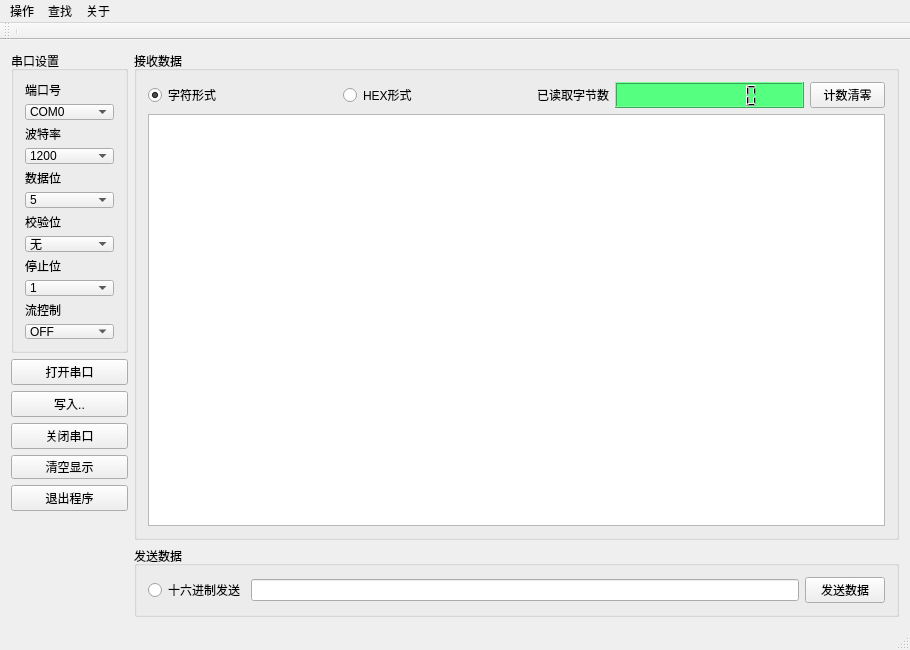
<?xml version="1.0" encoding="UTF-8"?>
<ui version="4.0">
 <class>MainWindow</class>
 <widget class="QMainWindow" name="MainWindow">
  <property name="geometry">
   <rect>
    <x>0</x>
    <y>0</y>
    <width>910</width>
    <height>650</height>
   </rect>
  </property>
  <property name="sizePolicy">
   <sizepolicy hsizetype="Fixed" vsizetype="Fixed">
    <horstretch>0</horstretch>
    <verstretch>0</verstretch>
   </sizepolicy>
  </property>
  <property name="minimumSize">
   <size>
    <width>910</width>
    <height>650</height>
   </size>
  </property>
  <property name="maximumSize">
   <size>
    <width>910</width>
    <height>650</height>
   </size>
  </property>
  <property name="windowTitle">
   <string>WinCom</string>
  </property>
  <property name="windowIcon">
   <iconset resource="resource.qrc">
    <normaloff>:/icon/resource/wincom.ICO</normaloff>:/icon/resource/wincom.ICO</iconset>
  </property>
  <widget class="QWidget" name="centralWidget">
   <layout class="QGridLayout" name="gridLayout_4">
    <item row="0" column="0">
     <layout class="QVBoxLayout" name="verticalLayout">
      <item>
       <widget class="QGroupBox" name="groupBox">
        <property name="sizePolicy">
         <sizepolicy hsizetype="Fixed" vsizetype="Preferred">
          <horstretch>0</horstretch>
          <verstretch>0</verstretch>
         </sizepolicy>
        </property>
        <property name="font">
         <font>
          <weight>50</weight>
          <bold>false</bold>
         </font>
        </property>
        <property name="title">
         <string>串口设置</string>
        </property>
        <layout class="QGridLayout" name="gridLayout">
         <item row="11" column="0">
          <widget class="QComboBox" name="flowControlComboBox">
           <item>
            <property name="text">
             <string>OFF</string>
            </property>
           </item>
           <item>
            <property name="text">
             <string>HW_CTRL</string>
            </property>
           </item>
           <item>
            <property name="text">
             <string>SW_CTRL</string>
            </property>
           </item>
          </widget>
         </item>
         <item row="0" column="0">
          <widget class="QLabel" name="label_port">
           <property name="maximumSize">
            <size>
             <width>16777215</width>
             <height>20</height>
            </size>
           </property>
           <property name="text">
            <string>端口号</string>
           </property>
          </widget>
         </item>
         <item row="1" column="0">
          <widget class="QComboBox" name="portNameComboBox">
           <item>
            <property name="text">
             <string>COM0</string>
            </property>
           </item>
           <item>
            <property name="text">
             <string>COM1</string>
            </property>
           </item>
           <item>
            <property name="text">
             <string>COM2</string>
            </property>
           </item>
           <item>
            <property name="text">
             <string>COM3</string>
            </property>
           </item>
           <item>
            <property name="text">
             <string>COM4</string>
            </property>
           </item>
           <item>
            <property name="text">
             <string>COM5</string>
            </property>
           </item>
           <item>
            <property name="text">
             <string>COM6</string>
            </property>
           </item>
           <item>
            <property name="text">
             <string>COM7</string>
            </property>
           </item>
           <item>
            <property name="text">
             <string>COM8</string>
            </property>
           </item>
           <item>
            <property name="text">
             <string>COM9</string>
            </property>
           </item>
           <item>
            <property name="text">
             <string>COM10</string>
            </property>
           </item>
           <item>
            <property name="text">
             <string>COM11</string>
            </property>
           </item>
           <item>
            <property name="text">
             <string>COM12</string>
            </property>
           </item>
           <item>
            <property name="text">
             <string>COM13</string>
            </property>
           </item>
           <item>
            <property name="text">
             <string>COM14</string>
            </property>
           </item>
           <item>
            <property name="text">
             <string>COM15</string>
            </property>
           </item>
          </widget>
         </item>
         <item row="2" column="0">
          <widget class="QLabel" name="label_baudrate">
           <property name="maximumSize">
            <size>
             <width>16777215</width>
             <height>20</height>
            </size>
           </property>
           <property name="text">
            <string>波特率</string>
           </property>
          </widget>
         </item>
         <item row="3" column="0">
          <widget class="QComboBox" name="baudRateComboBox">
           <property name="currentText">
            <string>9600</string>
           </property>
           <item>
            <property name="text">
             <string>1200</string>
            </property>
           </item>
           <item>
            <property name="text">
             <string>2400</string>
            </property>
           </item>
           <item>
            <property name="text">
             <string>4800</string>
            </property>
           </item>
           <item>
            <property name="text">
             <string>9600</string>
            </property>
           </item>
           <item>
            <property name="text">
             <string>19200</string>
            </property>
           </item>
           <item>
            <property name="text">
             <string>38400</string>
            </property>
           </item>
           <item>
            <property name="text">
             <string>57600</string>
            </property>
           </item>
           <item>
            <property name="text">
             <string>115200</string>
            </property>
           </item>
          </widget>
         </item>
         <item row="4" column="0">
          <widget class="QLabel" name="label_databits">
           <property name="maximumSize">
            <size>
             <width>16777215</width>
             <height>20</height>
            </size>
           </property>
           <property name="text">
            <string>数据位</string>
           </property>
          </widget>
         </item>
         <item row="5" column="0">
          <widget class="QComboBox" name="dataBitsComboBox">
           <property name="currentText">
            <string>8</string>
           </property>
           <item>
            <property name="text">
             <string>5</string>
            </property>
           </item>
           <item>
            <property name="text">
             <string>6</string>
            </property>
           </item>
           <item>
            <property name="text">
             <string>7</string>
            </property>
           </item>
           <item>
            <property name="text">
             <string>8</string>
            </property>
           </item>
          </widget>
         </item>
         <item row="6" column="0">
          <widget class="QLabel" name="label_parity">
           <property name="maximumSize">
            <size>
             <width>16777215</width>
             <height>20</height>
            </size>
           </property>
           <property name="text">
            <string>校验位</string>
           </property>
          </widget>
         </item>
         <item row="7" column="0">
          <widget class="QComboBox" name="parityComboBox">
           <item>
            <property name="text">
             <string>无</string>
            </property>
           </item>
           <item>
            <property name="text">
             <string>偶</string>
            </property>
           </item>
           <item>
            <property name="text">
             <string>奇</string>
            </property>
           </item>
          </widget>
         </item>
         <item row="8" column="0">
          <widget class="QLabel" name="label_stopbits">
           <property name="maximumSize">
            <size>
             <width>16777215</width>
             <height>20</height>
            </size>
           </property>
           <property name="text">
            <string>停止位</string>
           </property>
          </widget>
         </item>
         <item row="9" column="0">
          <widget class="QComboBox" name="stopBitsComboBox">
           <item>
            <property name="text">
             <string>1</string>
            </property>
           </item>
           <item>
            <property name="text">
             <string>1.5</string>
            </property>
           </item>
           <item>
            <property name="text">
             <string>2</string>
            </property>
           </item>
          </widget>
         </item>
         <item row="10" column="0">
          <widget class="QLabel" name="label_flow">
           <property name="maximumSize">
            <size>
             <width>16777215</width>
             <height>20</height>
            </size>
           </property>
           <property name="text">
            <string>流控制</string>
           </property>
          </widget>
         </item>
        </layout>
       </widget>
      </item>
      <item>
       <layout class="QVBoxLayout" name="verticalLayout_6">
        <item>
         <widget class="QPushButton" name="openMyComBtn">
          <property name="text">
           <string>打开串口</string>
          </property>
          <property name="icon">
           <iconset resource="resource.qrc">
            <normaloff>:/icon/resource/open.png</normaloff>:/icon/resource/open.png</iconset>
          </property>
         </widget>
        </item>
        <item>
         <widget class="QPushButton" name="write2fileButton">
          <property name="text">
           <string>写入..</string>
          </property>
          <property name="icon">
           <iconset resource="resource.qrc">
            <normaloff>:/icon/resource/write2file.png</normaloff>:/icon/resource/write2file.png</iconset>
          </property>
          <property name="checkable">
           <bool>true</bool>
          </property>
         </widget>
        </item>
        <item>
         <widget class="QPushButton" name="closeMyComBtn">
          <property name="text">
           <string>关闭串口</string>
          </property>
          <property name="icon">
           <iconset resource="resource.qrc">
            <normaloff>:/icon/resource/stop.png</normaloff>:/icon/resource/stop.png</iconset>
          </property>
         </widget>
        </item>
        <item>
         <widget class="QPushButton" name="clearShowBtn">
          <property name="sizePolicy">
           <sizepolicy hsizetype="Minimum" vsizetype="Minimum">
            <horstretch>0</horstretch>
            <verstretch>0</verstretch>
           </sizepolicy>
          </property>
          <property name="maximumSize">
           <size>
            <width>16777215</width>
            <height>24</height>
           </size>
          </property>
          <property name="text">
           <string>清空显示</string>
          </property>
          <property name="icon">
           <iconset resource="resource.qrc">
            <normaloff>:/icon/resource/cleanport.png</normaloff>:/icon/resource/cleanport.png</iconset>
          </property>
         </widget>
        </item>
        <item>
         <widget class="QPushButton" name="exitBtn">
          <property name="text">
           <string>退出程序</string>
          </property>
          <property name="icon">
           <iconset resource="resource.qrc">
            <normaloff>:/icon/resource/exit.png</normaloff>:/icon/resource/exit.png</iconset>
          </property>
         </widget>
        </item>
        <item>
         <widget class="QLabel" name="label_movie">
          <property name="minimumSize">
           <size>
            <width>100</width>
            <height>100</height>
           </size>
          </property>
          <property name="maximumSize">
           <size>
            <width>100</width>
            <height>100</height>
           </size>
          </property>
          <property name="text">
           <string/>
          </property>
         </widget>
        </item>
       </layout>
      </item>
     </layout>
    </item>
    <item row="0" column="1">
     <layout class="QVBoxLayout" name="verticalLayout_7">
      <item>
       <widget class="QGroupBox" name="groupBox_2">
        <property name="title">
         <string>接收数据</string>
        </property>
        <layout class="QGridLayout" name="gridLayout_3">
         <item row="0" column="0">
          <layout class="QHBoxLayout" name="horizontalLayout">
           <item>
            <widget class="QRadioButton" name="ccradioButton">
             <property name="text">
              <string>字符形式</string>
             </property>
             <property name="checked">
              <bool>true</bool>
             </property>
            </widget>
           </item>
           <item>
            <widget class="QRadioButton" name="chradioButton">
             <property name="text">
              <string>HEX形式</string>
             </property>
            </widget>
           </item>
           <item>
            <widget class="QLabel" name="label_7">
             <property name="sizePolicy">
              <sizepolicy hsizetype="Maximum" vsizetype="Preferred">
               <horstretch>0</horstretch>
               <verstretch>0</verstretch>
              </sizepolicy>
             </property>
             <property name="maximumSize">
              <size>
               <width>72</width>
               <height>16777215</height>
              </size>
             </property>
             <property name="text">
              <string>已读取字节数</string>
             </property>
            </widget>
           </item>
           <item>
            <widget class="QLCDNumber" name="recvbyteslcdNumber">
             <property name="styleSheet">
              <string notr="true">background-color: rgb(85, 255, 127);</string>
             </property>
             <property name="smallDecimalPoint">
              <bool>false</bool>
             </property>
             <property name="digitCount">
              <number>8</number>
             </property>
            </widget>
           </item>
           <item>
            <widget class="QPushButton" name="clearBytesBtn">
             <property name="maximumSize">
              <size>
               <width>75</width>
               <height>16777215</height>
              </size>
             </property>
             <property name="text">
              <string>计数清零</string>
             </property>
             <property name="icon">
              <iconset resource="resource.qrc">
               <normaloff>:/icon/resource/clearbytes.png</normaloff>:/icon/resource/clearbytes.png</iconset>
             </property>
            </widget>
           </item>
          </layout>
         </item>
         <item row="1" column="0">
          <widget class="QTextBrowser" name="textBrowser">
           <property name="minimumSize">
            <size>
             <width>650</width>
             <height>290</height>
            </size>
           </property>
           <property name="sizeAdjustPolicy">
            <enum>QAbstractScrollArea::AdjustToContents</enum>
           </property>
          </widget>
         </item>
        </layout>
       </widget>
      </item>
      <item>
       <widget class="QGroupBox" name="groupBox_3">
        <property name="title">
         <string>发送数据</string>
        </property>
        <layout class="QGridLayout" name="gridLayout_2">
         <item row="0" column="0">
          <layout class="QHBoxLayout" name="horizontalLayout_3">
           <item>
            <widget class="QRadioButton" name="radioButton_3">
             <property name="sizePolicy">
              <sizepolicy hsizetype="Fixed" vsizetype="Fixed">
               <horstretch>0</horstretch>
               <verstretch>0</verstretch>
              </sizepolicy>
             </property>
             <property name="text">
              <string>十六进制发送</string>
             </property>
            </widget>
           </item>
           <item>
            <layout class="QHBoxLayout" name="horizontalLayout_2">
             <item>
              <widget class="QLineEdit" name="sendMsglineEdit"/>
             </item>
             <item>
              <widget class="QPushButton" name="sendMsgBtn">
               <property name="minimumSize">
                <size>
                 <width>80</width>
                 <height>25</height>
                </size>
               </property>
               <property name="text">
                <string>发送数据</string>
               </property>
               <property name="icon">
                <iconset resource="resource.qrc">
                 <normaloff>:/icon/resource/send.png</normaloff>:/icon/resource/send.png</iconset>
               </property>
              </widget>
             </item>
            </layout>
           </item>
          </layout>
         </item>
        </layout>
       </widget>
      </item>
     </layout>
    </item>
   </layout>
  </widget>
  <widget class="QMenuBar" name="menuBar">
   <property name="geometry">
    <rect>
     <x>0</x>
     <y>0</y>
     <width>910</width>
     <height>18</height>
    </rect>
   </property>
   <widget class="QMenu" name="menu">
    <property name="title">
     <string>操作</string>
    </property>
    <addaction name="actionAddPort"/>
    <addaction name="separator"/>
    <addaction name="actionOpenPort"/>
    <addaction name="actionClosePort"/>
    <addaction name="separator"/>
    <addaction name="actionSave"/>
    <addaction name="actionWriteToFile"/>
    <addaction name="separator"/>
    <addaction name="actionClearBytes"/>
    <addaction name="actionCleanPort"/>
    <addaction name="separator"/>
    <addaction name="actionExit"/>
   </widget>
   <widget class="QMenu" name="menu_2">
    <property name="title">
     <string>查找</string>
    </property>
    <addaction name="actionFind"/>
    <addaction name="actionFindPre"/>
    <addaction name="actionFindNext"/>
   </widget>
   <widget class="QMenu" name="menu_3">
    <property name="title">
     <string>关于</string>
    </property>
    <addaction name="actionAbout"/>
   </widget>
   <addaction name="menu"/>
   <addaction name="menu_2"/>
   <addaction name="menu_3"/>
  </widget>
  <widget class="QToolBar" name="mainToolBar">
   <attribute name="toolBarArea">
    <enum>TopToolBarArea</enum>
   </attribute>
   <attribute name="toolBarBreak">
    <bool>false</bool>
   </attribute>
   <addaction name="separator"/>
  </widget>
  <widget class="QStatusBar" name="statusBar"/>
  <action name="actionAddPort">
   <property name="icon">
    <iconset resource="resource.qrc">
     <normaloff>:/icon/resource/add.png</normaloff>:/icon/resource/add.png</iconset>
   </property>
   <property name="text">
    <string>添加串口</string>
   </property>
   <property name="toolTip">
    <string>添加串口设备</string>
   </property>
  </action>
  <action name="actionOpenPort">
   <property name="icon">
    <iconset resource="resource.qrc">
     <normaloff>:/icon/resource/open.png</normaloff>:/icon/resource/open.png</iconset>
   </property>
   <property name="text">
    <string>打开串口</string>
   </property>
  </action>
  <action name="actionClosePort">
   <property name="icon">
    <iconset resource="resource.qrc">
     <normaloff>:/icon/resource/stop.png</normaloff>:/icon/resource/stop.png</iconset>
   </property>
   <property name="text">
    <string>关闭串口</string>
   </property>
  </action>
  <action name="actionCleanPort">
   <property name="icon">
    <iconset resource="resource.qrc">
     <normaloff>:/icon/resource/cleanport.png</normaloff>:/icon/resource/cleanport.png</iconset>
   </property>
   <property name="text">
    <string>清空串口</string>
   </property>
   <property name="toolTip">
    <string>清空串口中I/O数据</string>
   </property>
  </action>
  <action name="actionSave">
   <property name="icon">
    <iconset resource="resource.qrc">
     <normaloff>:/icon/resource/save.png</normaloff>:/icon/resource/save.png</iconset>
   </property>
   <property name="text">
    <string>保存数据</string>
   </property>
   <property name="toolTip">
    <string>保存收发框的数据</string>
   </property>
  </action>
  <action name="actionExit">
   <property name="icon">
    <iconset resource="resource.qrc">
     <normaloff>:/icon/resource/exit.png</normaloff>:/icon/resource/exit.png</iconset>
   </property>
   <property name="text">
    <string>退出程序</string>
   </property>
  </action>
  <action name="actionAbout">
   <property name="icon">
    <iconset resource="resource.qrc">
     <normaloff>:/icon/resource/mesage.png</normaloff>:/icon/resource/mesage.png</iconset>
   </property>
   <property name="text">
    <string>关于WinCom</string>
   </property>
  </action>
  <action name="actionWriteToFile">
   <property name="checkable">
    <bool>true</bool>
   </property>
   <property name="checked">
    <bool>false</bool>
   </property>
   <property name="enabled">
    <bool>false</bool>
   </property>
   <property name="icon">
    <iconset resource="resource.qrc">
     <normaloff>:/icon/resource/write2file.png</normaloff>:/icon/resource/write2file.png</iconset>
   </property>
   <property name="text">
    <string>写入..</string>
   </property>
   <property name="toolTip">
    <string>将读取的数据写入到文件</string>
   </property>
  </action>
  <action name="actionClearBytes">
   <property name="icon">
    <iconset resource="resource.qrc">
     <normaloff>:/icon/resource/clearbytes.png</normaloff>:/icon/resource/clearbytes.png</iconset>
   </property>
   <property name="text">
    <string>计数清零</string>
   </property>
   <property name="toolTip">
    <string>清零已收到的字节数</string>
   </property>
  </action>
  <action name="actionFindPre">
   <property name="text">
    <string>查找上一个</string>
   </property>
   <property name="shortcut">
    <string>F4</string>
   </property>
  </action>
  <action name="actionFindNext">
   <property name="text">
    <string>查找下一个</string>
   </property>
   <property name="shortcut">
    <string>F3</string>
   </property>
  </action>
  <action name="actionFind">
   <property name="icon">
    <iconset resource="resource.qrc">
     <normaloff>:/icon/resource/find.png</normaloff>:/icon/resource/find.png</iconset>
   </property>
   <property name="text">
    <string>查找...</string>
   </property>
   <property name="shortcut">
    <string>Ctrl+F</string>
   </property>
  </action>
 </widget>
 <layoutdefault spacing="6" margin="11"/>
 <resources>
  <include location="resource.qrc"/>
 </resources>
 <connections/>
</ui>
